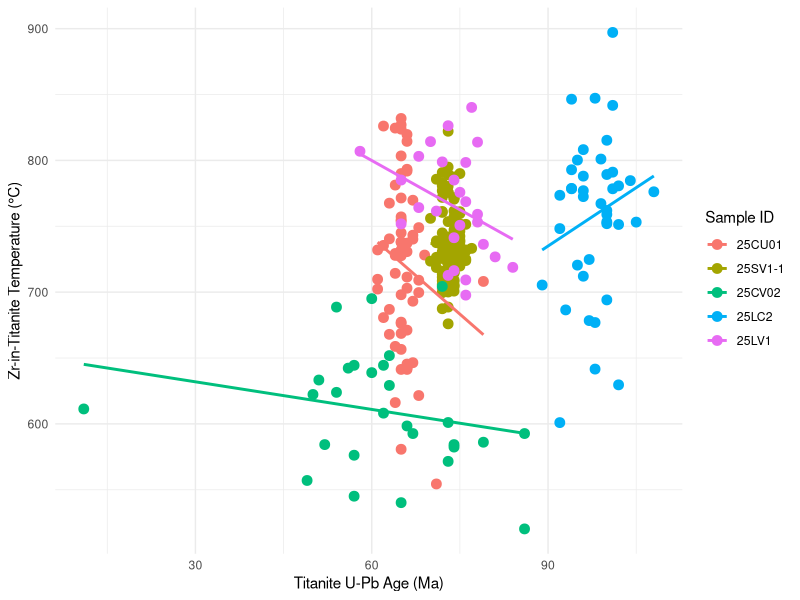
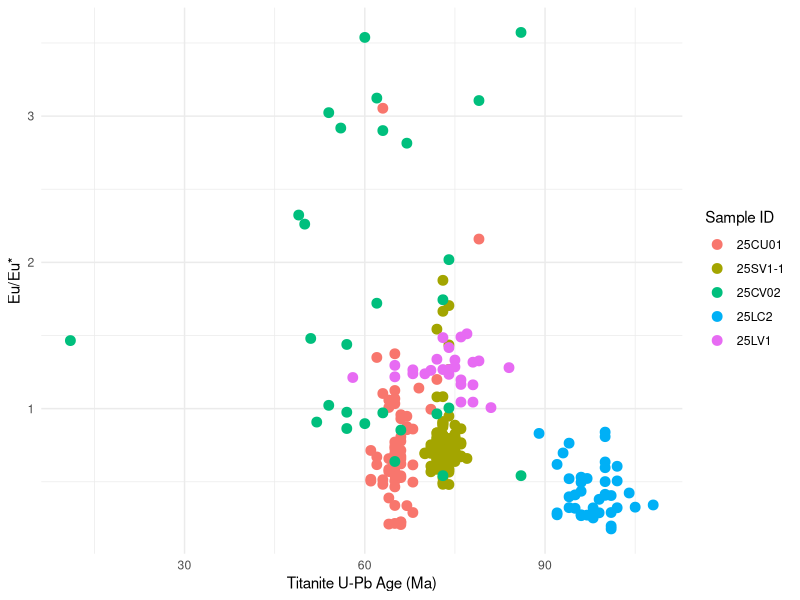
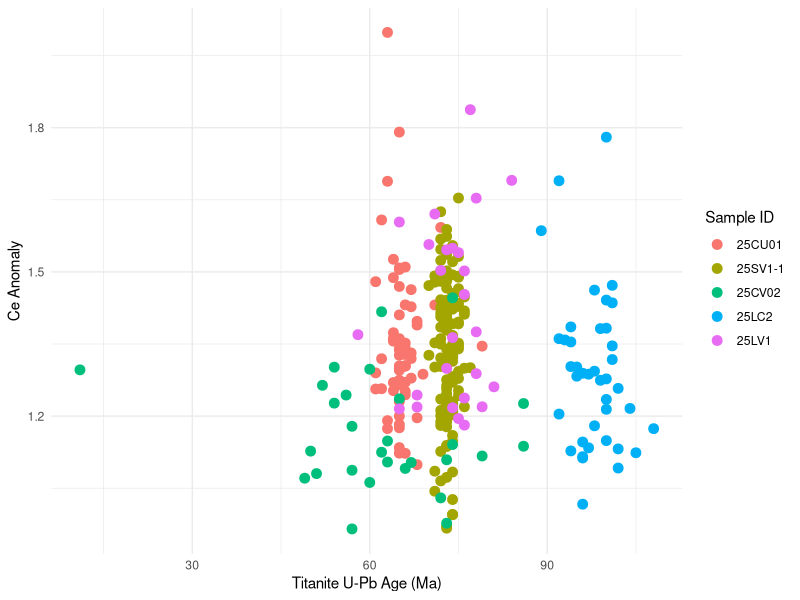
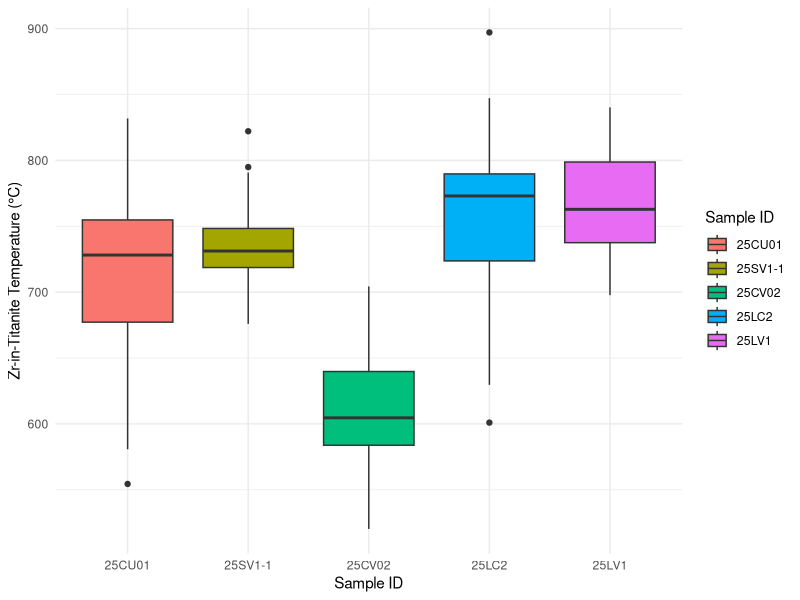

Generate these figures, in order, with R:
## ---- chunk 1
library(tidyverse)
library(broom)
library(readr)
library(skimr)
## ---- chunk 2
Titanite <- read.csv("../data/Ttn.csv")

glimpse(Titanite)
## ---- chunk 3
unique(Titanite$Sample_ID)
## ---- chunk 4
Titanite$Sample_ID <- factor(
  Titanite$Sample_ID,
  levels = c("25CU01", "25SV1-1", "25CV02", "25LC2", "25LV1")
)

Titanite <- Titanite %>%
  filter(!is.na(Sample_ID))
## ---- chunk 5
ggplot(Titanite, aes(x = Age_Ma, y = Temperature_C, color = Sample_ID)) +
  geom_point(size = 3) +
  geom_smooth(method = "lm", se = FALSE) +
  theme_minimal() + 
  labs(
    x = "Titanite U-Pb Age (Ma)",
    y = "Zr-in-Titanite Temperature (°C)",
    color = "Sample ID"
  )
## ---- chunk 6
ggplot(Titanite, aes(x = Age_Ma, y = Eu_Anomaly, color = Sample_ID)) +
  geom_point(size = 3) +
  theme_minimal() +
  labs(
    x = "Titanite U-Pb Age (Ma)",
    y = "Eu/Eu*",
    color = "Sample ID"
  )
## ---- chunk 7
ggplot(Titanite, aes(x = Age_Ma, y = Ce_Anomaly, color = Sample_ID)) +
  geom_point(size = 3) +
  theme_minimal() +
  labs(
    x = "Titanite U-Pb Age (Ma)",
    y = "Ce Anomaly",
    color = "Sample ID"
  )
## ---- chunk 8
ggplot(Titanite, aes(x = Sample_ID, y = Temperature_C, fill = Sample_ID)) +
  geom_boxplot() +
  theme_minimal() +
  labs(
    x = "Sample ID",
    y = "Zr-in-Titanite Temperature (°C)",
    fill = "Sample ID"
  )
## ---- chunk 9
Titanite %>%
  summarize(
    mean_age = mean(Age_Ma),
    mean_temp = mean(Temperature_C),
    mean_Eu = mean(Eu_Anomaly),
    mean_Ce = mean(Ce_Anomaly)
  )
## ---- chunk 10
model1 <- lm(Temperature_C~ Age_Ma, data = Titanite)
model2 <- lm(Eu_Anomaly ~ Age_Ma, data = Titanite)
model3 <- lm(Ce_Anomaly ~ Age_Ma, data = Titanite)

summary(model1)
summary(model2)
summary(model3)
